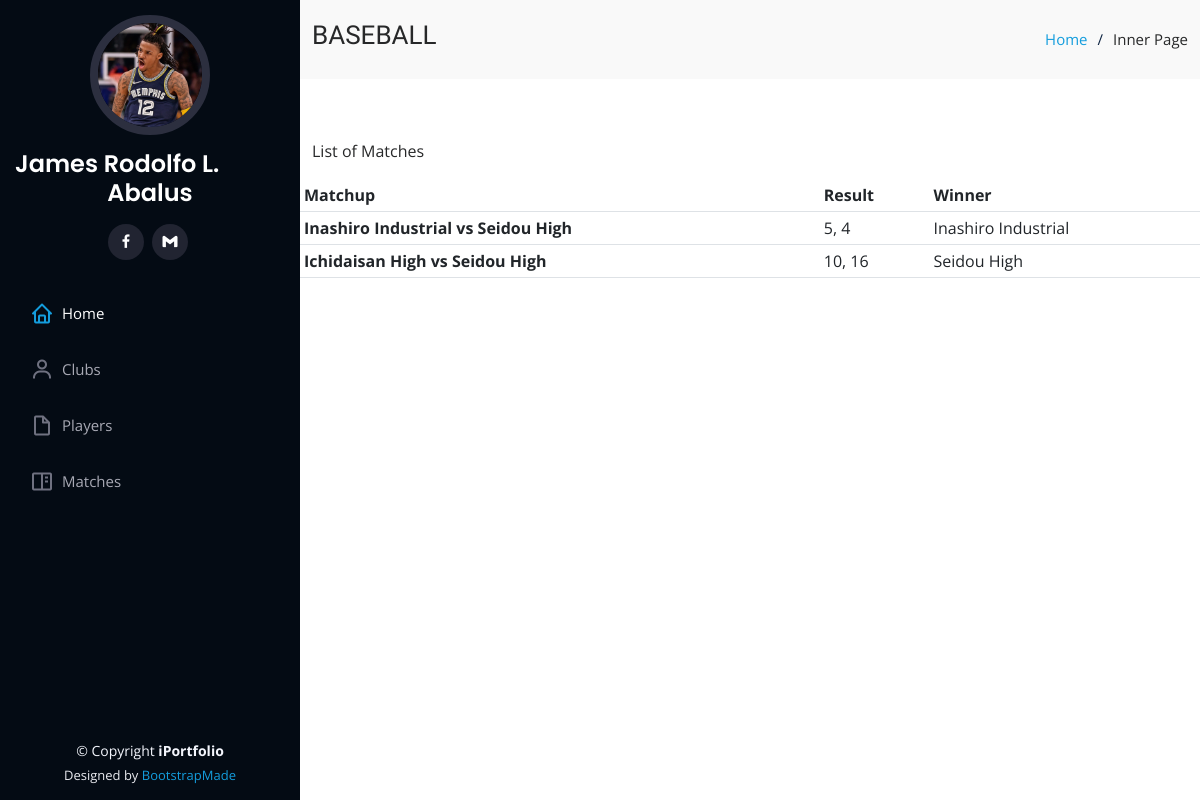
The app's page /match/, older data.
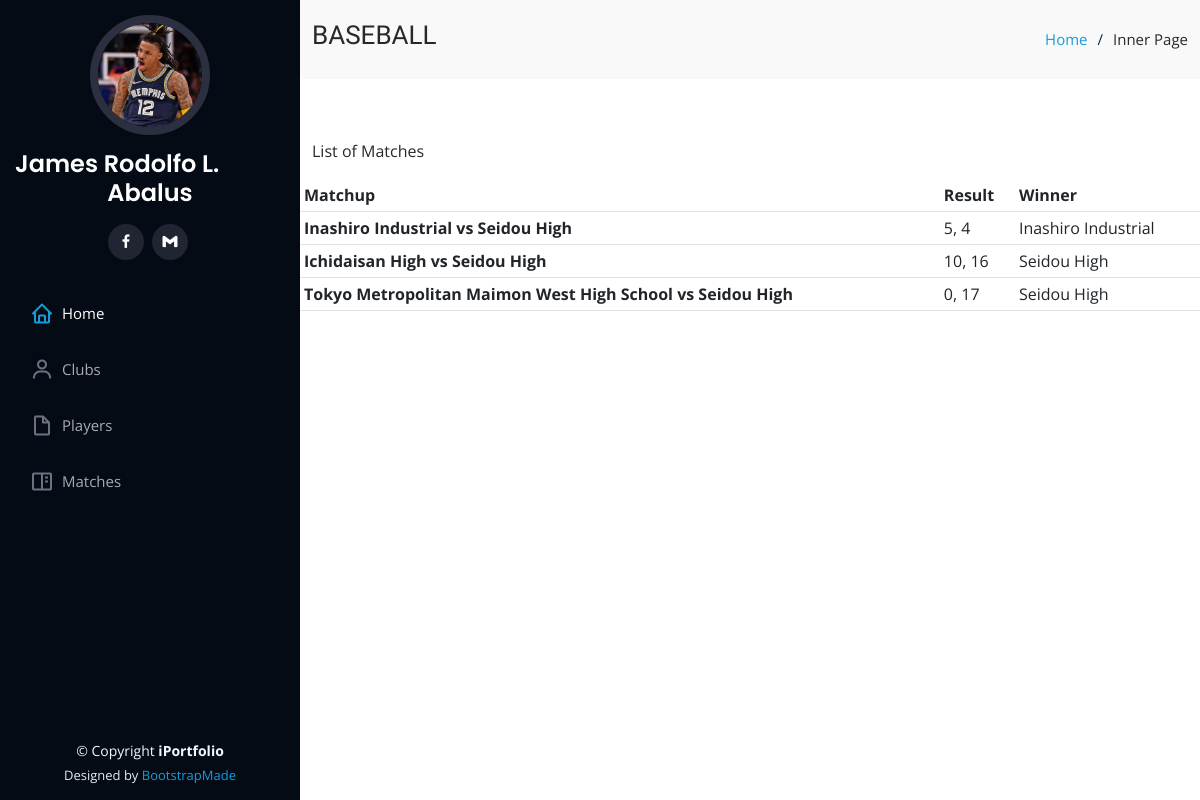
The same page, newer data.
### baseball/models.py (models this page shows, shortened)
class BaseModel (models.Model):
    created_at = models.DateTimeField(
        auto_now_add=True, db_index=True
    )
    updated_at = models.DateTimeField(auto_now=True)
    class Meta:
        abstract = True

class Match(BaseModel):
    team1 = models.ForeignKey(Club, on_delete=models.CASCADE, related_name = "Team1")
    team2 = models.ForeignKey(Club, on_delete=models.CASCADE, related_name = "Team2")
    score_t1 = models.IntegerField()
    score_t2 = models.IntegerField()
    winner = models.ForeignKey(Club, on_delete=models.CASCADE, related_name = "Winner")
    game_date = models.DateField(default=timezone.now, blank=True, verbose_name="Date of Issuance")

class Club(BaseModel):
    name = models.CharField(max_length=100)
    coach = models.ForeignKey(Person, on_delete=models.CASCADE)
    description = models.TextField(null=True, blank=True)
    dorm_latitude = models.DecimalField(max_digits=22, decimal_places=16, null=True, blank=True)
    dorm_longitude = models.DecimalField(max_digits=22, decimal_places=16, null=True, blank=True)
    team_pic = models.ImageField(default="defaultimg.png", null=True, blank=True, verbose_name="Team Image")

### baseball/views.py (the view)
# urls.py: path('match/',views.MatchView.as_view(), name='match'),
class MatchView(ListView):
    model = Match
    context_object_name = 'match'
    template_name = "match.html"
    paginate_by = 3
    def get_context_data(self, **kwargs):
        context = super().get_context_data(**kwargs)
        context['header_text'] = 'List of Matches'
        return context
    def get_queryset(self, *args, **kwargs):
        qs = super(MatchView, self).get_queryset(*args, **kwargs)
        return qs

### landingpage/templates/match.html (shortened to what this page needs)
{% extends 'base.html' %}
{% load static %}
{% block content %}
<div class="container">
    <p>
      {{ header_text }}
    </p>
    <div class="row">
        <table class="table table-sm">
            <thead>
              <tr>
                <th scope="col">Matchup </th>
                <th scope="col">Result</th>
                <th scope="col">Winner</th>
              </tr>
            </thead>
            <tbody>
                {% for object in object_list %}
              <tr>
                <th scope="row">{{ object.team1.name }} vs {{ object.team2.name }}</th>
                <td>{{ object.score_t1 }}, {{ object.score_t2 }}</td>
                <td>{{ object.winner.name }}</td>
              </tr>
              {% endfor %}
            </tbody>
          </table>
    </div>
  </div>
{% endblock content %}

Row changes from the older to the newer data that the page shows:
added Match: team1.name "Tokyo Metropolitan Maimon West High School", team2.name "Seidou High", score_t1 "0", score_t2 "17", winner.name "Seidou High"
